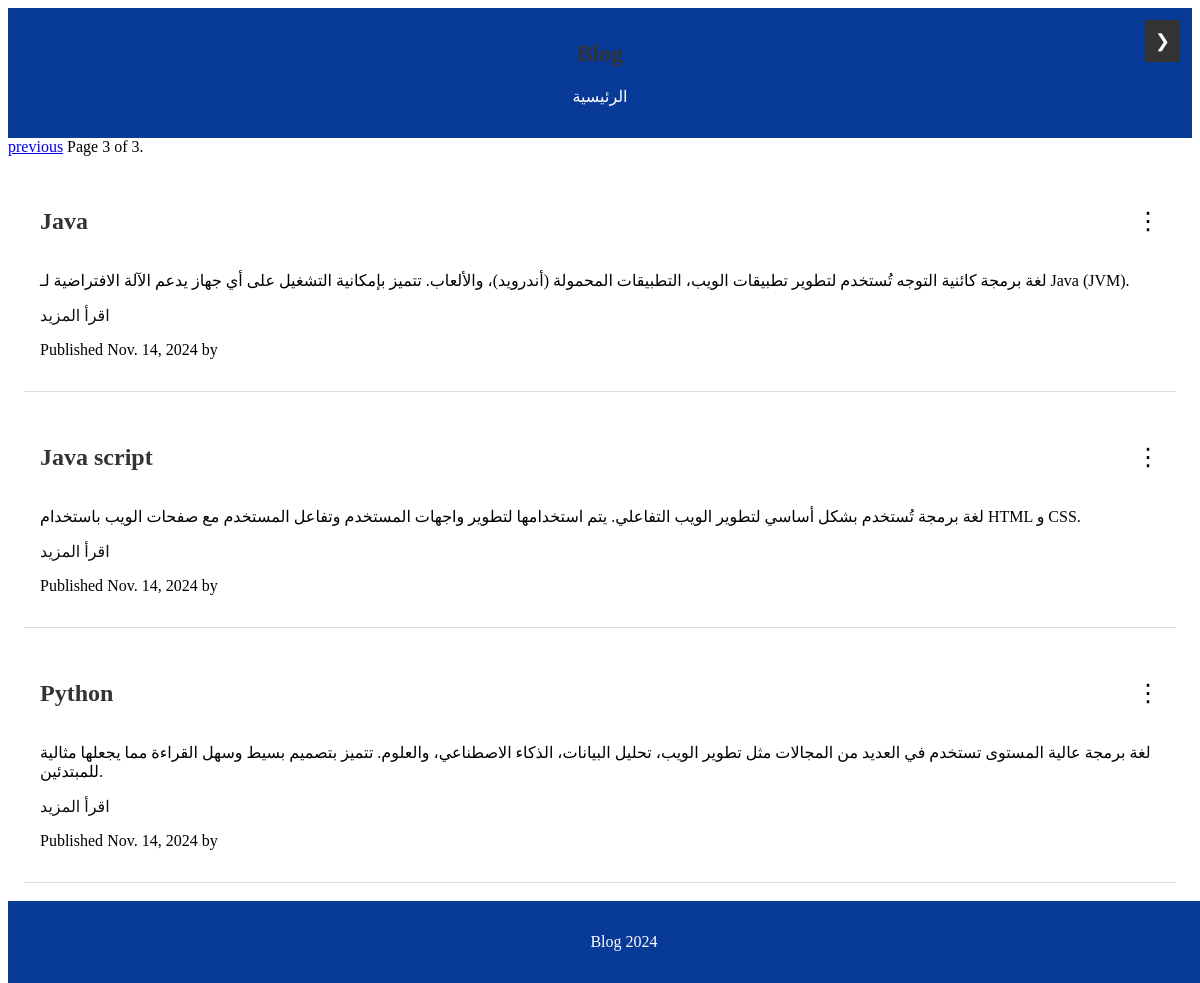
/?page=3, run on the app's committed database.
### home/models.py (models this page shows, shortened)
class Post(models.Model):
    class Status(models.TextChoices):
        DRAFT = 'DF', 'Draft'
        PUBLISHED = 'PB', 'Published'
    title = models.CharField(max_length=200)
    auther = models.ForeignKey(User ,on_delete=models.CASCADE , related_name= 'blog_post',null=True , blank=True)
    slug = models.SlugField(max_length=200 , unique_for_date='publish',null=True , blank=True)
    body = models.TextField()
    publish = models.DateField(default=timezone.now)
    created = models.DateField(auto_now_add=True)
    updated = models.DateField(auto_now_add=True)
    status = models.CharField(max_length=2,choices=Status.choices,default=Status.DRAFT)
    class Meta:
        ordering = ['-publish']  #to order the posts from oldest to newest
        indexes =[
            models.Index(fields=['publish']),
        ]
    def get_absolute_url(self):
        return reverse("blog:details", args=[
        self.publish.year,
        self.publish.month,
        self.publish.day,
        self.slug,
        ])
    def get_delete_url(self):
        return reverse("blog:delete_post", args=[self.id])
    def get_update_url(self):
        return reverse("blog:update_post", args=[self.id])

### home/views.py (the view)
# urls.py: path('',views.posts_list,name='home'),
def posts_list(request):
    posts = Post.objects.all()
    paginator = Paginator(posts, 3)  # استخدم posts بدلاً من posts_list
    page_num = request.GET.get('page', 1)  # الحصول على رقم الصفحة من الرابط أو تعيين الصفحة الأولى كافتراضي
    page_obj = paginator.page(page_num)  # استخدم paginator بدلاً من Paginator مباشرة
    return render(request, 'home.html', {'posts': page_obj})

### templates/home.html (shortened to what this page needs)
{% extends "base.html" %}
{% block content %}
<main class="main">
    {% for post in posts %}
        <article class="article">
            <div class="article-header">
                <h2>{{ post.title }}</h2>
                <div class="options-menu">
                    <span class="options-icon" onclick="toggleMenu(this)">⋮</span>
                </div>
            </div>
            <p>{{ post.body }}</p>
            <a href="{{post.get_absolute_url}}">اقرأ المزيد</a>
            <p class="date">Published {{ post.publish }} by {{ post.author }}</p>
        </article>
    {% endfor %}
</main>
{% endblock %}

### static/style.css (style rules this page uses)
.main { padding: 1rem; }
.article { border-bottom: 1px solid #ddd; padding: 1rem; margin-bottom: 1rem; }
.article h2 { color: #333; }
.article a { color: #000000ee; text-decoration: none; }
body::after { content: ""; display: block; height: 60px; }
.article-header { display: flex; justify-content: space-between; align-items: center; }
.options-menu { position: relative; display: inline-block; }
.options-icon { cursor: pointer; }
.options-icon { font-size: 24px; cursor: pointer; }

### data on the page
Post: title "Java", body "لغة برمجة كائنية التوجه تُستخدم لتطوير تطبيقات الويب، التطبيقات المحمولة (أندرويد)، والألعاب. تتميز بإمكانية التشغيل على أي جهاز يدعم الآلة الافتراضية لـ Java (JVM).", publish "Nov. 14, 2024"
Post: title "Java script", body "لغة برمجة تُستخدم بشكل أساسي لتطوير الويب التفاعلي. يتم استخدامها لتطوير واجهات المستخدم وتفاعل المستخدم مع صفحات الويب باستخدام HTML و CSS.", publish "Nov. 14, 2024"
Post: title "Python", body "لغة برمجة عالية المستوى تستخدم في العديد من المجالات مثل تطوير الويب، تحليل البيانات، الذكاء الاصطناعي، والعلوم. تتميز بتصميم بسيط وسهل القراءة مما يجعلها مثالية للمبتدئين.", publish "Nov. 14, 2024"

### other printed values
{{ posts.number }} "3"
{{ posts.paginator.num_pages }} "3"
